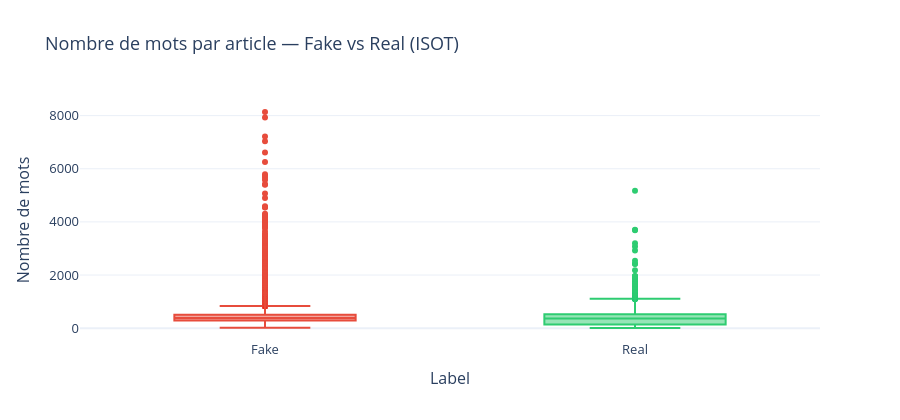

The cell this chart's notebook holds for it:
### Code cell
# Box plot : nombre de mots par label
fig = px.box(
    df, x="label_name", y="n_words", color="label_name",
    color_discrete_map=COLORS_BIN_MAP,
    title="Nombre de mots par article — Fake vs Real (ISOT)",
    labels={"label_name": "Label", "n_words": "Nombre de mots"},
    template="plotly_white",
)
fig.update_layout(height=420, showlegend=False, font=dict(size=13))
fig.show()

### Figure 1 — Plotly figure (JSON) as saved in the notebook; plotly's stock layout.template omitted (floating-point values rounded to 4 significant figures; data arrays with more than 128 entries replaced by an {"elided": "..."} marker saying what was removed)
{"data": [{"alignmentgroup": "True", "hovertemplate": "Label=%{x}<br>Nombre de mots=%{y}<extra></extra>", "legendgroup": "Fake", "marker": {"color": "#e74c3c"}, "name": "Fake", "notched": false, "offsetgroup": "Fake", "orientation": "v", "showlegend": true, "type": "box", "x": {"elided": "17046 str values"}, "x0": " ", "xaxis": "x", "y": {"elided": "17046 int values"}, "y0": " ", "yaxis": "y"}, {"alignmentgroup": "True", "hovertemplate": "Label=%{x}<br>Nombre de mots=%{y}<extra></extra>", "legendgroup": "Real", "marker": {"color": "#2ecc71"}, "name": "Real", "notched": false, "offsetgroup": "Real", "orientation": "v", "showlegend": true, "type": "box", "x": {"elided": "17056 str values"}, "x0": " ", "xaxis": "x", "y": {"elided": "17056 int values"}, "y0": " ", "yaxis": "y"}], "layout": {"boxmode": "overlay", "font": {"size": 13}, "height": 420, "legend": {"title": {"text": "Label"}, "tracegroupgap": 0}, "showlegend": false, "title": {"text": "Nombre de mots par article — Fake vs Real (ISOT)"}, "xaxis": {"anchor": "y", "categoryarray": ["Fake", "Real"], "categoryorder": "array", "domain": [0, 1], "title": {"text": "Label"}}, "yaxis": {"anchor": "x", "domain": [0, 1], "title": {"text": "Nombre de mots"}}}}
